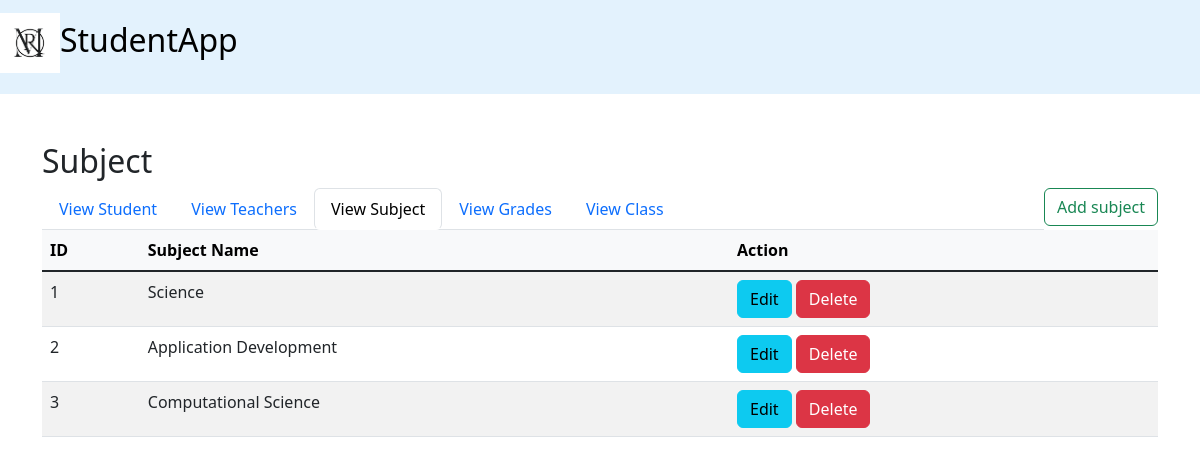
The page /subject.php on the database its author committed.
### tables this page shows
CREATE TABLE `subject` (
  `id_subject` int NOT NULL AUTO_INCREMENT,
  `subject_name` varchar(50) NOT NULL,
  PRIMARY KEY (`id_subject`)
);

### subject.php (the view, shortened to what this page needs)
<!DOCTYPE html>
<html lang="en">
    <head>
        <link href="https://cdn.jsdelivr.net/npm/bootstrap@5.3.0-alpha3/dist/css/bootstrap.min.css" rel="stylesheet">
    </head>
    <body class = "custom-background">
    <nav class ="navbar navbar-light justify-content-left fs-3 mb-5" style="background-color: #e3f2fd;">
        <a class="navbar-brand" href="#">
            <h2>
      <img src="RM.png" alt="RM" width="60" height="60">StudentApp
    </h2>
    </a> </nav>
       <div class = "container">
        <h2>Subject</h2>
        <a href="add_subject.php" class = "btn btn-outline-success float-end">Add subject</a>
        <ul class="nav nav-tabs">
            <li class="nav-item">
                <a href="student.php" class="btn btn float-start nav-link ">View Student</a>
            </li>
            <li class="nav-item">
                <a href="teacher.php" class="btn btn float-start nav-link ">View Teachers</a>
            </li>
            <li class="nav-item">
                <a href="subject.php" class="btn btn float-start nav-link active">View Subject</a>
            </li>
            <li class="nav-item">
                <a href="grades.php" class="btn btn float-start nav-link">View Grades</a>
            </li>
            <li class="nav-item">
                <a href="classes.php" class="btn btn float-start nav-link">View Class</a>
            </li>
        </ul>
        <table class="table table-hover table-striped columns text-left">
        <thead class ="table-light">
            <tr>
            <th scope="col">ID</th>
            <th scope="col">Subject Name</th>
            <th scope="col">Action</th>
            </tr>
        </thead>
        <tbody class="table-group-divider">
            <?php
                include "config/config.php";
                $sql = "SELECT * FROM `subject`";
                $result = mysqli_query($conn, $sql);
                while ($row = mysqli_fetch_assoc($result)){
                    ?>
                     <tr>
                    <td> <?php echo $row['id_subject'] ?> </td>
                    <td> <?php echo $row['subject_name'] ?> </td>
                    <td>
                        <a href = "edit_subject.php?id=<?php echo $row['id_subject'] ?>" class="link-dark">
                        <button class= "btn btn-info" type = "submit">Edit</button></a>
                        <a href = "delete_subject.php?id=<?php echo $row['id_subject'] ?>" class="link-dark">
                        <button class= "btn btn-danger" type = "submit">Delete</button></a>
                        </td>
                    </tr>
                    <?php
                }
            ?>
        </tbody>
        </table>
</body>
</html>

### rows shown on the page
subject: id_subject "1", subject_name "Science"
subject: id_subject "2", subject_name "Application Development"
subject: id_subject "3", subject_name "Computational Science"
